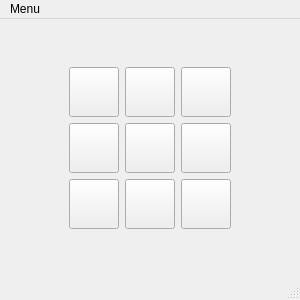
<?xml version="1.0" encoding="UTF-8"?>
<ui version="4.0">
 <class>MainWindow</class>
 <widget class="QMainWindow" name="MainWindow">
  <property name="geometry">
   <rect>
    <x>0</x>
    <y>0</y>
    <width>300</width>
    <height>300</height>
   </rect>
  </property>
  <property name="minimumSize">
   <size>
    <width>300</width>
    <height>300</height>
   </size>
  </property>
  <property name="maximumSize">
   <size>
    <width>300</width>
    <height>300</height>
   </size>
  </property>
  <property name="windowTitle">
   <string>Tic Tac Toe </string>
  </property>
  <widget class="QWidget" name="centralwidget">
   <layout class="QVBoxLayout" name="verticalLayout">
    <item>
     <layout class="QGridLayout" name="gridLayout">
      <item row="0" column="0">
       <layout class="QHBoxLayout" name="horizontalLayout">
        <property name="spacing">
         <number>6</number>
        </property>
        <item>
         <widget class="QPushButton" name="b1">
          <property name="minimumSize">
           <size>
            <width>50</width>
            <height>50</height>
           </size>
          </property>
          <property name="maximumSize">
           <size>
            <width>50</width>
            <height>50</height>
           </size>
          </property>
          <property name="font">
           <font>
            <family>Calibri</family>
            <pointsize>24</pointsize>
            <weight>75</weight>
            <bold>true</bold>
           </font>
          </property>
          <property name="cursor">
           <cursorShape>IBeamCursor</cursorShape>
          </property>
          <property name="text">
           <string/>
          </property>
         </widget>
        </item>
        <item>
         <widget class="QPushButton" name="b2">
          <property name="minimumSize">
           <size>
            <width>50</width>
            <height>50</height>
           </size>
          </property>
          <property name="maximumSize">
           <size>
            <width>50</width>
            <height>50</height>
           </size>
          </property>
          <property name="font">
           <font>
            <family>Calibri</family>
            <pointsize>24</pointsize>
            <weight>75</weight>
            <bold>true</bold>
           </font>
          </property>
          <property name="cursor">
           <cursorShape>IBeamCursor</cursorShape>
          </property>
          <property name="text">
           <string/>
          </property>
         </widget>
        </item>
        <item>
         <widget class="QPushButton" name="b3">
          <property name="minimumSize">
           <size>
            <width>50</width>
            <height>50</height>
           </size>
          </property>
          <property name="maximumSize">
           <size>
            <width>50</width>
            <height>50</height>
           </size>
          </property>
          <property name="font">
           <font>
            <family>Calibri</family>
            <pointsize>24</pointsize>
            <weight>75</weight>
            <bold>true</bold>
           </font>
          </property>
          <property name="cursor">
           <cursorShape>IBeamCursor</cursorShape>
          </property>
          <property name="text">
           <string/>
          </property>
         </widget>
        </item>
       </layout>
      </item>
      <item row="1" column="0">
       <layout class="QHBoxLayout" name="horizontalLayout_2">
        <property name="spacing">
         <number>6</number>
        </property>
        <item>
         <widget class="QPushButton" name="b4">
          <property name="minimumSize">
           <size>
            <width>50</width>
            <height>50</height>
           </size>
          </property>
          <property name="maximumSize">
           <size>
            <width>50</width>
            <height>50</height>
           </size>
          </property>
          <property name="font">
           <font>
            <family>Calibri</family>
            <pointsize>24</pointsize>
            <weight>75</weight>
            <bold>true</bold>
           </font>
          </property>
          <property name="cursor">
           <cursorShape>IBeamCursor</cursorShape>
          </property>
          <property name="text">
           <string/>
          </property>
         </widget>
        </item>
        <item>
         <widget class="QPushButton" name="b5">
          <property name="minimumSize">
           <size>
            <width>50</width>
            <height>50</height>
           </size>
          </property>
          <property name="maximumSize">
           <size>
            <width>50</width>
            <height>50</height>
           </size>
          </property>
          <property name="font">
           <font>
            <family>Calibri</family>
            <pointsize>24</pointsize>
            <weight>75</weight>
            <bold>true</bold>
           </font>
          </property>
          <property name="cursor">
           <cursorShape>IBeamCursor</cursorShape>
          </property>
          <property name="text">
           <string/>
          </property>
         </widget>
        </item>
        <item>
         <widget class="QPushButton" name="b6">
          <property name="minimumSize">
           <size>
            <width>50</width>
            <height>50</height>
           </size>
          </property>
          <property name="maximumSize">
           <size>
            <width>50</width>
            <height>50</height>
           </size>
          </property>
          <property name="font">
           <font>
            <family>Calibri</family>
            <pointsize>24</pointsize>
            <weight>75</weight>
            <bold>true</bold>
           </font>
          </property>
          <property name="cursor">
           <cursorShape>IBeamCursor</cursorShape>
          </property>
          <property name="text">
           <string/>
          </property>
         </widget>
        </item>
       </layout>
      </item>
      <item row="2" column="0">
       <layout class="QHBoxLayout" name="horizontalLayout_3">
        <property name="spacing">
         <number>6</number>
        </property>
        <item>
         <widget class="QPushButton" name="b7">
          <property name="minimumSize">
           <size>
            <width>50</width>
            <height>50</height>
           </size>
          </property>
          <property name="maximumSize">
           <size>
            <width>50</width>
            <height>50</height>
           </size>
          </property>
          <property name="font">
           <font>
            <family>Calibri</family>
            <pointsize>24</pointsize>
            <weight>75</weight>
            <bold>true</bold>
           </font>
          </property>
          <property name="cursor">
           <cursorShape>IBeamCursor</cursorShape>
          </property>
          <property name="text">
           <string/>
          </property>
         </widget>
        </item>
        <item>
         <widget class="QPushButton" name="b8">
          <property name="minimumSize">
           <size>
            <width>50</width>
            <height>50</height>
           </size>
          </property>
          <property name="maximumSize">
           <size>
            <width>50</width>
            <height>50</height>
           </size>
          </property>
          <property name="font">
           <font>
            <family>Calibri</family>
            <pointsize>24</pointsize>
            <weight>75</weight>
            <bold>true</bold>
           </font>
          </property>
          <property name="cursor">
           <cursorShape>IBeamCursor</cursorShape>
          </property>
          <property name="text">
           <string/>
          </property>
         </widget>
        </item>
        <item>
         <widget class="QPushButton" name="b9">
          <property name="minimumSize">
           <size>
            <width>50</width>
            <height>50</height>
           </size>
          </property>
          <property name="maximumSize">
           <size>
            <width>50</width>
            <height>50</height>
           </size>
          </property>
          <property name="font">
           <font>
            <family>Calibri</family>
            <pointsize>24</pointsize>
            <weight>75</weight>
            <bold>true</bold>
           </font>
          </property>
          <property name="cursor">
           <cursorShape>IBeamCursor</cursorShape>
          </property>
          <property name="text">
           <string/>
          </property>
         </widget>
        </item>
       </layout>
      </item>
     </layout>
    </item>
   </layout>
  </widget>
  <widget class="QMenuBar" name="menubar">
   <property name="geometry">
    <rect>
     <x>0</x>
     <y>0</y>
     <width>300</width>
     <height>21</height>
    </rect>
   </property>
   <widget class="QMenu" name="menuMenu">
    <property name="title">
     <string>Menu</string>
    </property>
    <addaction name="actionRestart"/>
    <addaction name="actionExit"/>
   </widget>
   <addaction name="menuMenu"/>
  </widget>
  <widget class="QStatusBar" name="statusbar"/>
  <action name="actionRestart">
   <property name="text">
    <string>Restart</string>
   </property>
  </action>
  <action name="actionExit">
   <property name="text">
    <string>Exit</string>
   </property>
  </action>
 </widget>
 <resources/>
 <connections/>
</ui>
